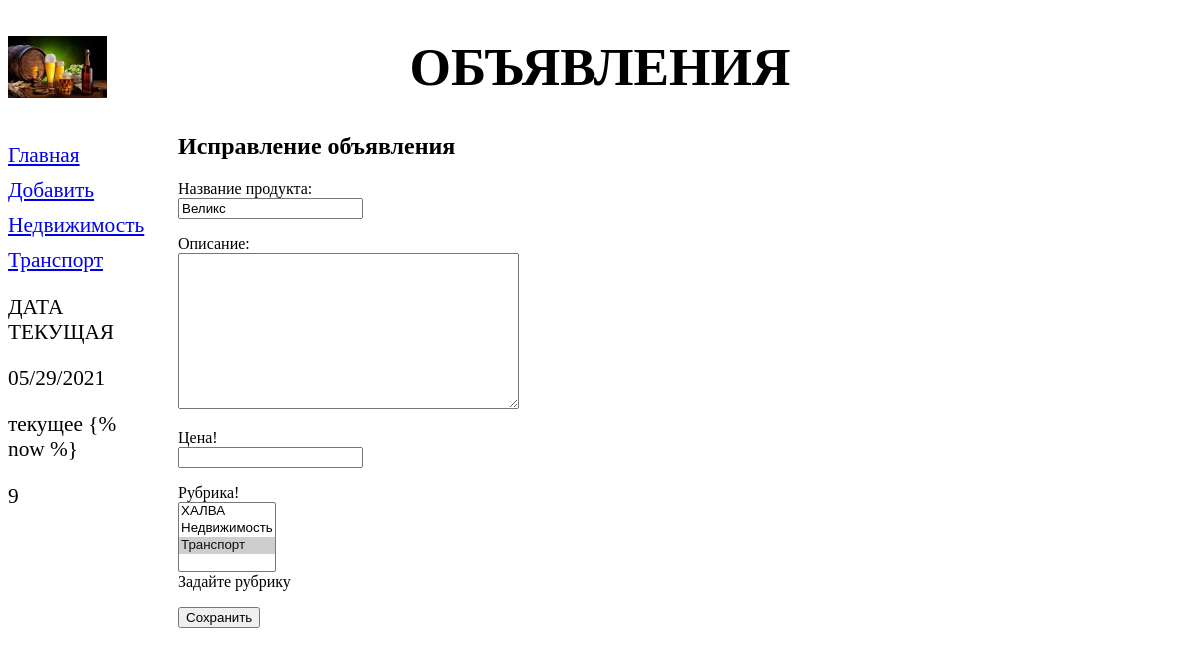
The page /bboard/edit/6/ (signed in) on the database as committed earlier.
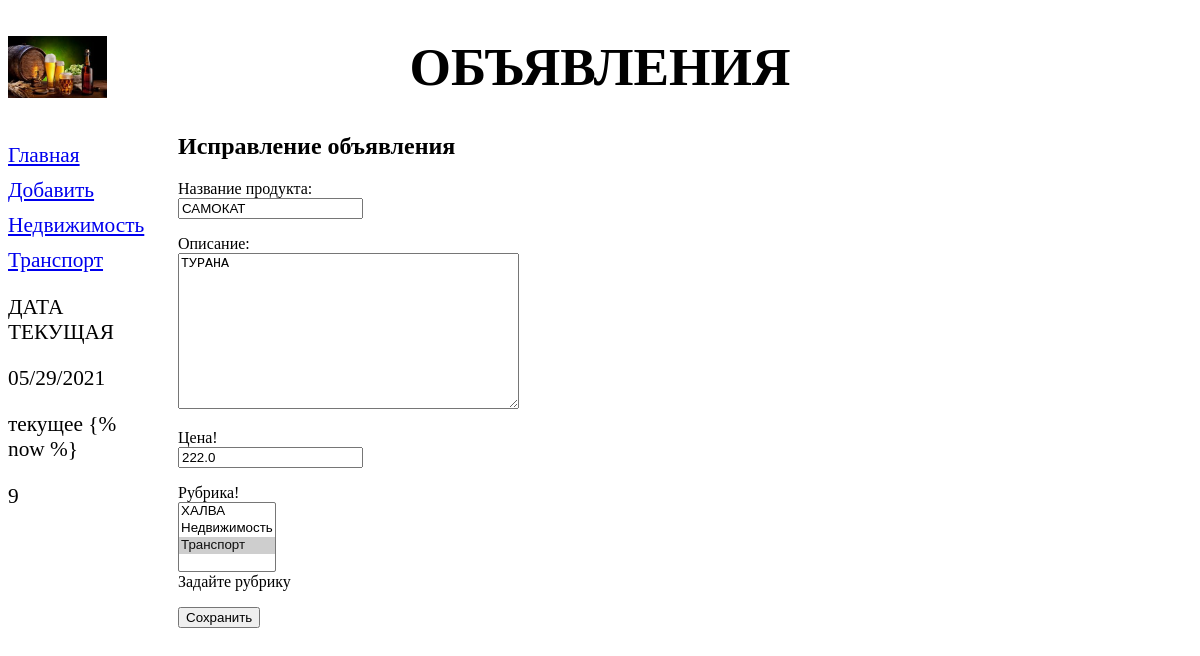
The same page on the database as committed later.
### bboard/models.py (models this page shows)
class Bb(models.Model):
    title = models.CharField(max_length=50, verbose_name='Товар', default='Какой-то товар')
    content = models.TextField(null=True, blank=True, verbose_name='Описание')
    price = models.FloatField(null=True, blank=True, verbose_name='Цена', help_text='руб.')
    published = models.DateTimeField(auto_now_add=True, db_index=True, verbose_name='Опубликовано', help_text='Дата и время публикации товара')
    rubric=models.ForeignKey('Rubric', null=True, on_delete=models.PROTECT, verbose_name='Рубрика')
    class Meta:
        verbose_name_plural='Объявления'
        verbose_name='Объявление'
        ordering=['-published']

### bboard/views.py (the view)
# urls.py: path('edit/<int:pk>/', BbEditView.as_view(), name='edit'),
class BbEditView(LoginRequiredMixin,UpdateView):
    model = Bb
    form_class = BbForm
    success_url = reverse_lazy('bboard:index')
    def get_context_data(self,*args,**kwargs):
        context=super().get_context_data(*args,**kwargs)
        context['rubrics']=Rubric.objects.all()
        return context

### bboard/forms.py
class BbForm(ModelForm):
    price = forms.DecimalField(label='Цена!',decimal_places=2)
    rubric=forms.ModelChoiceField(queryset=Rubric.objects.all(),
                                  label='Рубрика!', help_text='Задайте рубрику',
                                  widget=forms.widgets.Select(attrs={'size':4}),empty_label='ХАЛВА')
    title=forms.CharField(label='Название продукта', label_suffix=':', initial='вводи здесь')
    class Meta:
        model=Bb
        fields=('title','content', 'price', 'rubric')
        labels = {'title': 'Название товара'}

### bboard/models.py (called while the page is built)
    def __str__(self):
        return self.name

### bboard/templates/bboard/bb_form.html (shortened to what this page needs)
{% extends "layout/basic.html" %}
{% block content %}
<h2>Исправление объявления</h2>
<form method="post">
{% for field in form.visible_fields %}
<p>{{ field.label_tag }}<br>{{ field }}<br>
{{ field.help_text }}
</p>
{% endfor %}
    <input type="submit" value="Сохранить">
</form>
{% endblock %}

Rows that differ between the two databases and show on the page:
changed Bb "ХАЛВА / Недвижимость / Транспорт ☑": title "Великс" → "САМОКАТ"; content (not shown) → "ТУРАНА"; price (not shown) → "222.0"
